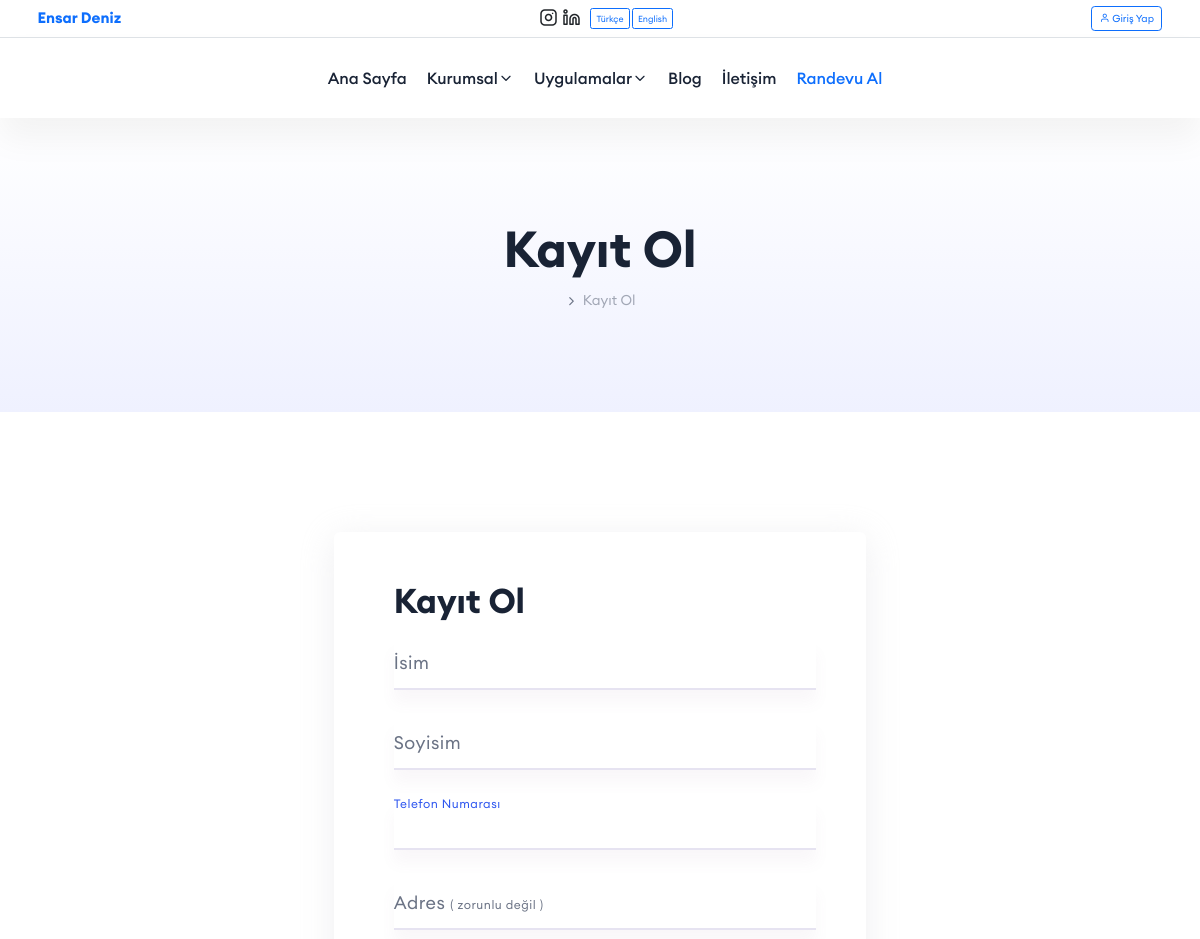
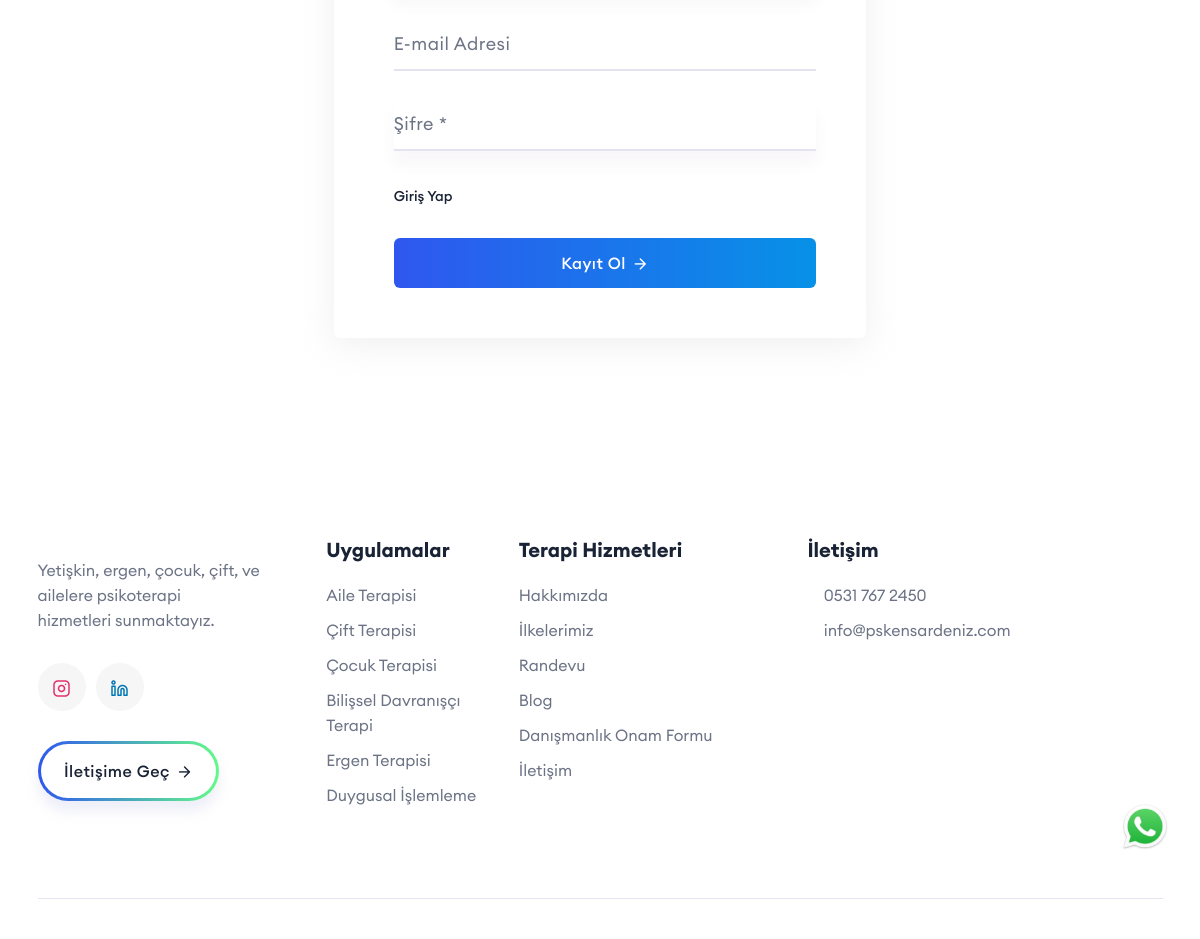
The page /kullanici/kayit-ol/ on the database its author committed (2 pictures, top to bottom).
### core/models.py (models this page shows, shortened)
class Intervention(models.Model):
    title = models.CharField(max_length=124, blank=True, null=True)
    description = models.TextField(blank=True, null=True)
    slug = models.SlugField(unique=True, blank=True, null=True)
    image = models.ImageField(upload_to='intervention_images/', blank=True, null=True)
    class Meta:
        verbose_name = "Intervention"
        verbose_name_plural = "Interventions"

### users/views.py (the view, shortened to what this page needs)
# urls.py: path('kayit-ol/', views.register, name='register'),
def register(request):
    return render(request, 'users/kayit-ol.html', {})

### core/context_processors.py (called while the page is built)
def interventions_context(request):
    return {
        'interventions': Intervention.objects.all(),
        'redirect_to': request.path
    }

def get_client_ip(request):
    x_forwarded_for = request.META.get('HTTP_X_FORWARDED_FOR')
    if x_forwarded_for:
        ip = x_forwarded_for.split(',')[0]
    else:
        ip = request.META.get('REMOTE_ADDR')
    return ip

def is_from_turkey(request):
    if 'is_from_turkey' not in request.session:
        ip = get_client_ip(request)
        print("client ip: ", ip)
        try:
            response = requests.get(f"https://ipwho.is/{ip}")
            data = response.json()
            country = data.get("country")
            is_turkey = (country == "Turkey")
        except Exception:
            is_turkey = False
        request.session['is_from_turkey'] = is_turkey
    return {
        'is_from_turkey': request.session.get('is_from_turkey', False)
    }

### payment/context_processors.py (called while the page is built, shortened)
def interventions_context(request):
    return {
        'intervention': Intervention.objects.all(),
        'redirect_to': request.path
    }

def is_from_turkey(request):
    return {
        'is_from_turkey': request.session.get('is_from_turkey', False)
    }

### users/context_processors.py (called while the page is built, shortened)
def interventions_context(request):
    return {
        'intervention': Intervention.objects.all(),
        'redirect_to': request.path
    }

def auth_status(request):
    return {
        "is_authenticated": request.user.is_authenticated
    }

def is_from_turkey(request):
    return {
        'is_from_turkey': request.session.get('is_from_turkey', False)
    }

### templates/users/kayit-ol.html (shortened to what this page needs)
<!DOCTYPE html>
{% load static %}
{% load i18n %}
<html lang="en">
<head>
    <link rel="stylesheet" href="{% static 'css/vendor/bootstrap.min.css' %}">
    <link rel="stylesheet" href="{% static 'css/vendor/slick.css' %}">
    <link rel="stylesheet" href="{% static 'css/vendor/slick-theme.css' %}">
    <link rel="stylesheet" href="{% static 'css/plugins/sal.css' %}">
    <link rel="stylesheet" href="{% static 'css/plugins/feather.css' %}">
    <link rel="stylesheet" href="{% static 'css/plugins/fontawesome.min.css' %}">
    <link rel="stylesheet" href="{% static 'css/plugins/euclid-circulara.css' %}">
    <link rel="stylesheet" href="{% static 'css/plugins/swiper.css' %}">
    <link rel="stylesheet" href="{% static 'css/plugins/magnify.css' %}">
    <link rel="stylesheet" href="{% static 'css/plugins/odometer.css' %}">
    <link rel="stylesheet" href="{% static 'css/plugins/animation.css' %}">
    <link rel="stylesheet" href="{% static 'css/plugins/bootstrap-select.min.css' %}">
    <link rel="stylesheet" href="{% static 'css/plugins/jquery-ui.css' %}">
    <link rel="stylesheet" href="{% static 'css/plugins/magnigy-popup.min.css' %}">
    <link rel="stylesheet" href="{% static 'css/style.css' %}">
    <link rel="stylesheet"
        href="https://cdnjs.cloudflare.com/ajax/libs/intl-tel-input/17.0.8/css/intlTelInput.min.css" />
</head>
<body class="rbt-header-sticky">
    <div id="app">
        <header class="rbt-header rbt-header-9">
            {% include '../header.html' %}
            {% include '../navbar.html' %}
        </header>
    <div class="rbt-breadcrumb-default ptb--100 ptb_md--50 ptb_sm--30 bg-gradient-1">
        <div class="container">
            <div class="row">
                <div class="col-lg-12">
                    <div class="breadcrumb-inner text-center">
                        <h2 class="title">{% trans "Kayıt Ol" %}</h2>
                        <ul class="page-list">
                            <li>
                                <div class="icon-right"><i class="feather-chevron-right"></i></div>
                            </li>
                            <li class="rbt-breadcrumb-item active">{% trans "Kayıt Ol" %}</li>
                        </ul>
                    </div>
                </div>
            </div>
        </div>
    </div>
    <div class="rbt-elements-area bg-color-white rbt-section-gap">
        <div class="container">
            <div class="row gy-5 d-flex justify-content-center row--30">
                <div class="col-lg-6">
                    <div class="rbt-contact-form contact-form-style-1 max-width-auto">
                        <h3 class="title">{% trans "Kayıt Ol" %}</h3>
                        <form id="registerForm" class="max-width-auto">
                            <div class="form-group">
                                <input id="isim" name="isim" type="text" required />
                                <label>{% trans "İsim" %}</label>
                            </div>
                            <div class="form-group">
                                <input id="soyisim" name="soyisim" type="text" required />
                                <label>{% trans "Soyisim" %}</label>
                            </div>
                            <div class="form-group focused">
                                <input id="phone" name="phone" type="tel" required>
                                <label>{% trans "Telefon Numarası" %}</label>
                            </div>
                            <div class="form-group">
                                <input id="adres" name="adres" type="text" minlength="5" />
                                <label>{% trans "Adres" %} <span style="font-size: 12px;">( {% trans "zorunlu değil" %} )</span></label>
                            </div>
                            <div class="form-group">
                                <input id="email" type="mail" name="email" required />
                                <label>{% trans "E-mail Adresi" %}</label>
                            </div>
                            <div class="form-group">
                                <input id="sifre" name="sifre" type="password" required minlength="6">
                                <label>{% trans "Şifre" %} *</label>
                            </div>
                            <div class="row mb--30">
                                <div class="col-lg-6">
                                    <div class="rbt-lost-password">
                                        <a class="rbt-btn-link" href="{% url 'users:login' %}" title="Giriş Yap">{% trans "Giriş Yap" %}</a>
                                    </div>
                                </div>
                            </div>
                            <div class="form-submit-group">
                                <button type="submit" class="rbt-btn btn-md btn-gradient hover-icon-reverse w-100">
                                    <span class="icon-reverse-wrapper">
                                        <span class="btn-text">{% trans "Kayıt Ol" %}</span>
                                        <span class="btn-icon"><i class="feather-arrow-right"></i></span>
                                    </span>
                                </button>
                            </div>
                        </form>
                    </div>
                </div>
            </div>
        </div>
    </div>
    {% include '../footer.html' %}
    <div class="whatsapp hidden-sm" id="scroll-to-top2">
        <a href="https://wa.me/+905317672450" target="_blank" title="Whatsapp İletişim Hattı"><img loading="lazy"
                src="/static/whatsapp.png"></a>
    </div>
    <div class="whatsapp hidden-sm" id="scroll-to-top2">
        <a class=""
            href="https://api.whatsapp.com/send?phone=+905317672450&amp;text=Merhaba%20bilgi%20almak%20%C4%B0stiyorum&amp;source=&amp;data="
            title="Whatsapp İletişim Hattı" target="_blank">
            <img loading="lazy" src="/static/whatsapp.png">
        </a>
    </div>
    </div>
</body>
</html>

### templates/footer.html (shortened to what this page needs)
{% load i18n %}
<footer class="rbt-footer footer-style-1 bg-color-white overflow-hidden">
    <div class="footer-top">
        <div class="container">
            <div class="row g-5">
                <div class="col-lg-3 col-md-6 col-sm-6 col-12">
                    <div class="footer-widget">
                        <p class="description mt--20">{% blocktrans %}Yetişkin, ergen, çocuk, çift, ve ailelere psikoterapi hizmetleri sunmaktayız.{% endblocktrans %}
                        </p>
                        <ul class="social-icon social-default justify-content-start">
                            <li>
                                <a href="https://www.instagram.com/psikologensardeniz" target="_blank"
                                    title="Instagram Adresim">
                                    <i class="feather-instagram"></i>
                                </a>
                            </li>
                            <li>
                                <a href="https://www.linkedin.com/in/ensar-deniz-b9ba79211?utm_source=share&utm_campaign=share_via&utm_content=profile&utm_medium=android_app" target="_blank"
                                    title="LinkedIn Adresim">
                                    <i class="feather-linkedin"></i>
                                </a>
                            </li>
                        </ul>
                        <div class="contact-btn mt--30">
                            <a class="rbt-btn hover-icon-reverse btn-border-gradient radius-round" href="{% url 'core:iletisim' %}"
                                title="İletişim">
                                <div class="icon-reverse-wrapper">
                                    <span class="btn-text">{% trans "İletişime Geç" %}</span>
                                    <span class="btn-icon"><i class="feather-arrow-right"></i></span>
                                </div>
                            </a>
                        </div>
                    </div>
                </div>
                <div class="col-lg-2 col-md-6 col-sm-6 col-12">
                    <div class="footer-widget">
                        <h5 class="ft-title">{% trans "Uygulamalar" %}</h5>
                        <ul class="ft-link">
                            {% for intervention in interventions %}
                            <li>
                                <a href="{% url 'core:uygulama_detay' intervention.slug %}"
                                    title="{{ intervention.title }}">
                                    {{ intervention.title }}
                                </a>
                            </li>
                            {% endfor %}
                        </ul>
                    </div>
                </div>
                <div class="col-lg-3 col-md-6 col-sm-6 col-12">
                    <div class="footer-widget">
                        <h5 class="ft-title">{% if request.LANGUAGE_CODE == 'en' %} Counselling {% else %} Terapi Hizmetleri {% endif %}</h5>
                        <ul class="ft-link">
                            <li>
                                <a href="{% url 'core:hakkimizda' %}" title="Hakkımızda">{% trans "Hakkımızda" %}</a>
                            </li>
                            <li>
                                <a href="{% url 'core:ilkelerimiz' %}" title="İlkelerimiz">{% trans "İlkelerimiz" %}</a>
                            </li>
                            <li>
                                <a href="{% url 'users:randevu_olustur' %}" title="Randevu">{% trans "Randevu" %}</a>
                            </li>
                            <li>
                                <a href="{% url 'core:blog' %}" title="Blog">{% trans "Blog" %}</a>
                            </li>
                            {% if request.LANGUAGE_CODE == 'en' %}
                                <li><a href="/static/counseling-consent-form.pdf" target="_blank">Informed Consent Form</a></li>
                            {% else %}
                                <li><a href="/static/online-danismanlik-onam-formu.pdf" target="_blank">Danışmanlık Onam Formu</a></li>
                            {% endif %}
                            <li>
                                <a href="{% url 'core:iletisim' %}" title="İletişim">{% trans "İletişim" %}</a>
                            </li>
                        </ul>
                    </div>
                </div>
                <div class="col-lg-4 col-md-6 col-sm-6 col-12">
                    <div class="footer-widget">
                        <h5 class="ft-title">{% trans "İletişim" %}</h5>
                        <ul class="ft-link">
                            <li><span><i class="fa fa-phone"></i></span> <a href="tel:0531 767 2450"
                                    >0531 767 2450</a></li>
                            <li><span><i class="fa fa-envelope"></i></span> <a
                                    href="mailto:info@pskensardeniz.com"
                                    >info@pskensardeniz.com</a></li>
                        </ul>
                    </div>
                </div>
            </div>
        </div>
    </div>
    <div class="rbt-separator-mid">
        <div class="container">
            <hr class="rbt-separator m-0">
        </div>
    </div>
    <div class="copyright-area copyright-style-1 ptb--20">
    </div>
</footer>

### rows shown on the page
Intervention: title "Aile Terapisi"
Intervention: title "Çift Terapisi"
Intervention: title "Çocuk Terapisi"
Intervention: title "Bilişsel Davranışçı Terapi"
Intervention: title "Ergen Terapisi"
Intervention: title "Duygusal İşlemleme"
